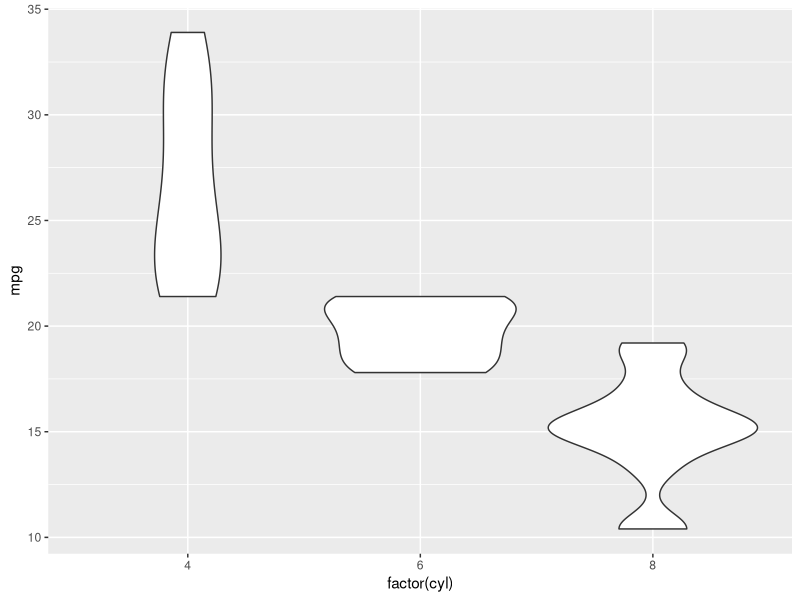

Source code (R):
# NL: using mtcars with cyl as a factor, make a violin plot of mpg for each cylinder count
library(ggplot2)
ggplot(mtcars, aes(x = factor(cyl), y = mpg)) + geom_violin()
